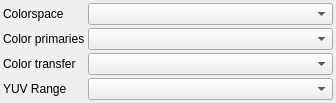
<?xml version="1.0" encoding="UTF-8"?>
<ui version="4.0">
 <class>BlockColorInput</class>
 <widget class="QWidget" name="BlockColorInput">
  <property name="geometry">
   <rect>
    <x>0</x>
    <y>0</y>
    <width>336</width>
    <height>103</height>
   </rect>
  </property>
  <property name="windowTitle">
   <string>Form</string>
  </property>
  <layout class="QFormLayout" name="formLayout">
   <property name="horizontalSpacing">
    <number>3</number>
   </property>
   <property name="verticalSpacing">
    <number>3</number>
   </property>
   <property name="leftMargin">
    <number>3</number>
   </property>
   <property name="topMargin">
    <number>3</number>
   </property>
   <property name="rightMargin">
    <number>3</number>
   </property>
   <property name="bottomMargin">
    <number>3</number>
   </property>
   <item row="0" column="0">
    <widget class="QLabel" name="label_2">
     <property name="text">
      <string>Colorspace</string>
     </property>
    </widget>
   </item>
   <item row="0" column="1">
    <widget class="BigComboBox" name="spaceBox"/>
   </item>
   <item row="1" column="0">
    <widget class="QLabel" name="label">
     <property name="text">
      <string>Color primaries</string>
     </property>
    </widget>
   </item>
   <item row="1" column="1">
    <widget class="BigComboBox" name="primariesBox"/>
   </item>
   <item row="2" column="0">
    <widget class="QLabel" name="label_3">
     <property name="text">
      <string>Color transfer</string>
     </property>
    </widget>
   </item>
   <item row="2" column="1">
    <widget class="BigComboBox" name="trcBox"/>
   </item>
   <item row="3" column="0">
    <widget class="QLabel" name="rangeLabel">
     <property name="text">
      <string>YUV Range</string>
     </property>
    </widget>
   </item>
   <item row="3" column="1">
    <widget class="BigComboBox" name="rangeBox"/>
   </item>
  </layout>
 </widget>
 <customwidgets>
  <customwidget>
   <class>BigComboBox</class>
   <extends>QComboBox</extends>
   <header>UI/bigcombobox.h</header>
  </customwidget>
 </customwidgets>
 <resources/>
 <connections/>
</ui>
